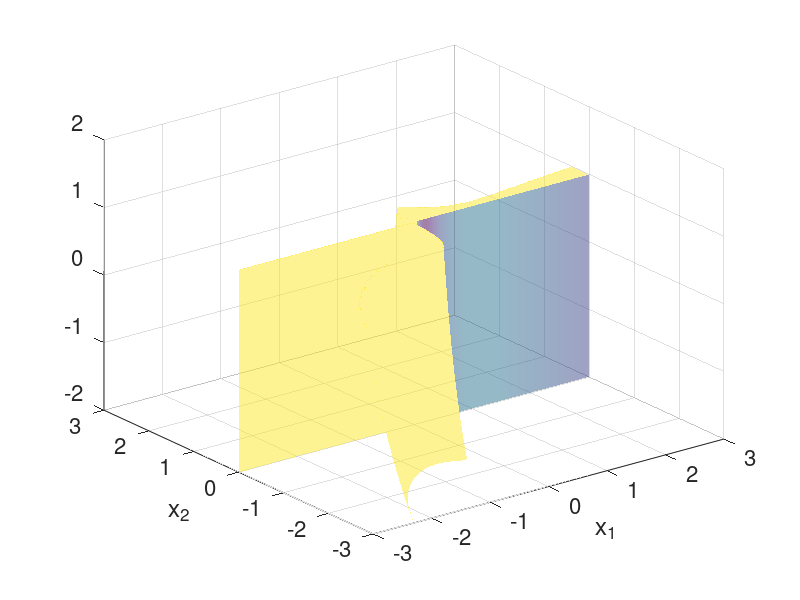

MATLAB code for this plot: (Note: this script raises an error after producing the figure.)
clc;close;clear
%% Define a function with a plateau or lower bound
BO_toy = @(x,y) (1-exp(-1./(2*y))).*(2300*x.^3+199*x.^2+2092*x+60)./(100*x.^3+500*x.^2+4*x+20)-6;
%BO_toy = @(x,y) (1 - x/2 + x.^5 + y.^3) .* exp(-x.^2 - y.^2);
%BO_toy = @(x,y) (cos(5*x)-2*(sin(2*y))) .* exp(1/2.*(-x.^2-y.^2));
UB = 1;
% Plot the (surface of the) function
[xx,yy] = meshgrid(-3:.01:3, -3:.01:3);
for i = 1:601
    for j = 1:601
        z(i,j) = min(BO_toy(xx(i,j),yy(i,j)),UB);
    end
end

surf(xx,yy,z,'facealpha',0.5)
shading flat
hold on
xlabel('x_1')
ylabel('x_2')
zlim([-2,2])
ah=gca;
set(ah,'fontsize',16)

%% Now, we will try to fit the zGP
addpath('RobustGaSP_matlab/functions');
addpath('zGP_upper_constraint_for_Aidan/');
% Set the number of sample points
n = 20;

% Set the upper bound
UB = 1;

% Use LHC
X = 6*lhsdesign(n,2)-3;

% Gather the outputs from the function on our samples
y=BO_toy(X(:,1),X(:,2));

% Set the upper bound at UB
yimp = y;
inds=find(y>UB);
yimp(inds)=UB;
ystart=yimp;

Ngibbs=2000;

%%%%%%%%%%%%%%%%%%%%%%%%%%%%%%%%%%%%%%%%%%%%%
%This is where we start the negative samples
%%%%%%%%%%%%%%%%%%%%%%%%%%%%%%%%%%%%%%%%%%%%%
if UB~=0 %shift and flip to have >=0 as the constraint
    ystart=-(ystart-UB);
end
output=RLW_init_impute(X,ystart); %This does "batch sampling" to get an intitially set of negative sampleings
yimputesave=output{1};
sigsp=output{2};
yimp=median(yimputesave,2);

%%%%%%%%%%%%%%%%%%%%%%%%%%%%%%%%%%%%%%%
%This next  bit is all to arrange order of the design to have [positive
%outpus, closest zeros in design  space]; This is what gets fed into
%zGP_gibbs_nrz_optmean
%%%%%%%%%%%%%%%%%%%%%%%%%%%%%%%%%%%%%%%%%
y=yimp;
N=length(y);
indsp=find(y>0);
indsz=find(y<0);
yp=y(indsp);
Np=length(indsp);
xdp=X(indsp,:);
yn=y(indsz);
Nz=length(indsz);
xdn=X(indsz,:);
yRL=median(yimputesave,2);
distnp=zeros(Nz,Np);
%%%%%%%%%%%%%%%%%%%%%%%%
%extra snip to calculate probs of zeros
%%%%%%%%%%%%%%%%%%%%%%%%%
mat52 = @(d) (1+sqrt(5)*d+(5/3)*d.^2).*exp(-sqrt(5)*d); 
Np=length(indsp);
B=zeros(Nz); %correlation matrix of xp points
Btemp=zeros(Nz);

options.trend=[ones(Np,1)  xdp];
options.zero_mean  = false;
options.nugget_est = false;

modelp=ppgasp(xdp,yp,options);

options.testing_trend=[ones(Nz,1)  xdn];
options.mean_only  = false;

pred_model=predict_ppgasp(modelp,xdn,options);
pmean=pred_model.mean;
% figure(1)
% plot(pmean,'*')
psd=pred_model.sd;
%hold on
for k=1:length(pmean)
    %line([k k],[pmean(k)-2*psd(k) pmean(k)+2*psd(k)])
    Pn(k)=1/2*(1+erf(-pmean(k)/(psd(k)*sqrt(2))));
end
%line([0 100],[0 0],'linewidth',3)
  
for j=1:Nz
    for k=1:Np
        distnp(j,k)=sqrt((xdn(j,1)-xdp(k,1)).^2+(xdn(j,2)-xdp(k,2)).^2);
    end
end
mindist=min(distnp');
[valsmd  indsmd]=sort(mindist);
[valspn  indspn]=sort(Pn);
Ntemp=round(.66*length(indspn));
indsadd=intersect(indspn(1:Ntemp), indsmd(1:Ntemp));

Ninclude=length(indsadd);
indsrest=setdiff(1:1:Nz,indsadd);
xzs=[xdn(indsadd,:); xdn(indsrest,:)];
xall=[xdp; xzs];
yall=[yRL(indsp); yRL(indsz(indsadd)); yRL(indsz(indsrest))];
xp_zp=[xdp; xdn(indsadd,:)];
yp_zp=[yRL(indsp); yRL(indsz(indsadd))];

options.trend=[ones(Np+Ninclude,1)  xp_zp];
options.zero_mean  = false;
options.nugget_est = false;
model=ppgasp(xp_zp,yp_zp,options);

% figure(2)
% plot(mindist,Pn,'*')
% hold on
% plot(mindist(indsadd),Pn(indsadd),'r*')


%%%%%%%%%%%%%%%%%%%%%%%%%%%%%%%%%%%%%%%%%%%%%%%%%
%Imputing negative responses to design points that have zero outputs via zGP
%%%%%%%%%%%%%%%%%%%%%%%%%%%%%%%%%%%%%%%%%%%%%%%%%
locs=[0 0]; % specific for another problem, leave as zeros for now
output=zGP_gibbs_nrz_optmean(xall,yall,Ngibbs,locs, Ninclude); %This takes the initial set of negative samples and refines them with Gibbs sampling
                          %output{1} is set of Gibbs samplings for all y
                          %output{2} are (square of) range parameter
                          %samples
temp=output{1};
for kk=1:size(X,1)  %rearrange response back to original design
    inds(kk)=find(X(kk,2)==xall(:,2));
end

%%%%%%%%%%%%%%%%%%%%%%%%%%%%%%%%%%%%%%%%%%%%%%%%%
%This is the main output of the zGP algorithm. Figure(11) is a
%demonstration of how I imagine it will be used in most cases.
%%%%%%%%%%%%%%%%%%%%%%%%%%%%%%%%%%%%%%%%%%%%%%%%%
yzgp=mean(temp(inds,1001:5:end),2);
if UB~=0
    yzgp=-yzgp+UB;
    ystart=-ystart+UB;
end

options.trend=[ones(N,1)  X];
options.zero_mean  = false; %these two probably don't need repeated
options.nugget_est = false;

% At last, the model
modelzgp=ppgasp(X,yzgp,options);


%% For plotting
[xx,yy] = meshgrid(-3:.01:3, -3:.01:3);
Ngrid=length(xx);
NN=Ngrid*Ngrid;
BOsurf=zeros(101);
for k=1:601
    for j=1:601
        %BOsurf(k,j)=max(BO_toy(xx(k,j),yy(k,j)),0);
        BOsurf(k,j)=min(BO_toy(xx(k,j),yy(k,j)),UB);
    end
end
figure(3) 
surf(xx,yy,BOsurf,'facealpha',0.5)
shading flat
hold on
plot3(X(:,1),X(:,2),ystart,'k*')
xlabel('x_1')
ylabel('x_2')
ah=gca;
set(ah,'fontsize',16)
title("True surface");

yyr=reshape(yy,NN,1);
xxr=reshape(xx,NN,1);
xyr=[xxr yyr];

options.testing_trend=[ones(NN,1)  xyr];
options.mean_only  = false; 

pred_model=predict_ppgasp(modelzgp,xyr,options);
pmean=pred_model.mean;

pmean=reshape(pmean,Ngrid,Ngrid);
zgpmean=BOsurf;
for k=1:601
    for j=1:601
        zgpmean(k,j)=min(pmean(k,j),UB);
    end
end

figure(4)
surf(xx,yy,zgpmean,'facealpha',0.5)
hold on
plot3(X(:,1),X(:,2),ystart,'k*')
shading flat
xlabel('x_1')
ylabel('x_2')
ah=gca;
set(ah,'fontsize',16)
title("zGP")
%% Look at the error
figure(5)
surf(xx,yy,BOsurf-zgpmean,'facealpha',0.5)
hold on
plot3(X(:,1),X(:,2),ystart,'k*')
shading flat
xlabel('x_1')
ylabel('x_2')
ah=gca;
set(ah,'fontsize',16)
title("Error")
